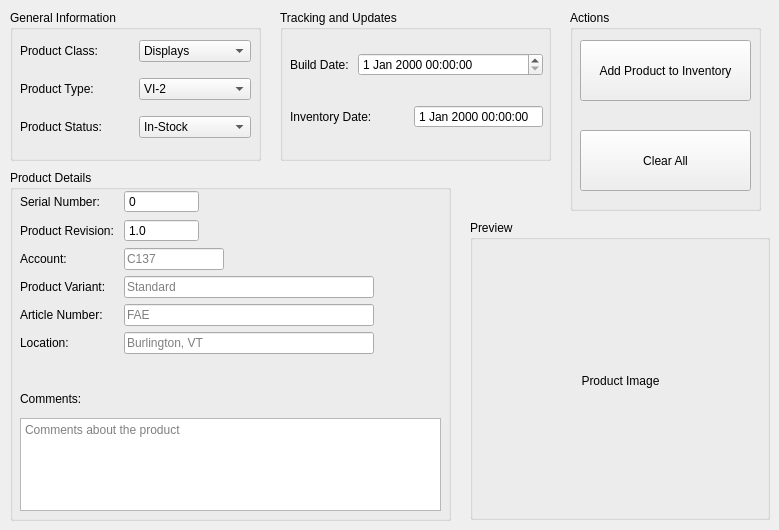
    <widget class="QWidget" name="tab_1">
     <attribute name="title">
      <string>Add Product</string>
     </attribute>
     <widget class="QGroupBox" name="groupBox">
      <property name="geometry">
       <rect>
        <x>10</x>
        <y>10</y>
        <width>251</width>
        <height>151</height>
       </rect>
      </property>
      <property name="title">
       <string>General Information</string>
      </property>
      <widget class="QWidget" name="layoutWidget">
       <property name="geometry">
        <rect>
         <x>10</x>
         <y>20</y>
         <width>231</width>
         <height>121</height>
        </rect>
       </property>
       <layout class="QGridLayout" name="gridLayout">
        <item row="0" column="0">
         <widget class="QLabel" name="productClassLbl">
          <property name="text">
           <string>Product Class:</string>
          </property>
         </widget>
        </item>
        <item row="0" column="1">
         <widget class="QComboBox" name="productClassCmbx">
          <item>
           <property name="text">
            <string>Displays</string>
           </property>
          </item>
          <item>
           <property name="text">
            <string>Cables</string>
           </property>
          </item>
         </widget>
        </item>
        <item row="1" column="0">
         <widget class="QLabel" name="productTyepLbl">
          <property name="text">
           <string>Product Type:</string>
          </property>
         </widget>
        </item>
        <item row="1" column="1">
         <widget class="QComboBox" name="productTypeCmbx">
          <item>
           <property name="text">
            <string>VI-2</string>
           </property>
          </item>
          <item>
           <property name="text">
            <string>VS</string>
           </property>
          </item>
          <item>
           <property name="text">
            <string>V510</string>
           </property>
          </item>
          <item>
           <property name="text">
            <string>V700</string>
           </property>
          </item>
          <item>
           <property name="text">
            <string>V710</string>
           </property>
          </item>
          <item>
           <property name="text">
            <string>V1000</string>
           </property>
          </item>
          <item>
           <property name="text">
            <string>V1200</string>
           </property>
          </item>
          <item>
           <property name="text">
            <string>X900</string>
           </property>
          </item>
          <item>
           <property name="text">
            <string>X1200</string>
           </property>
          </item>
          <item>
           <property name="text">
            <string>X1400</string>
           </property>
          </item>
         </widget>
        </item>
        <item row="2" column="0">
         <widget class="QLabel" name="productStatusLbl">
          <property name="text">
           <string>Product Status:</string>
          </property>
         </widget>
        </item>
        <item row="2" column="1">
         <widget class="QComboBox" name="productStatusCmbx">
          <item>
           <property name="text">
            <string>In-Stock</string>
           </property>
          </item>
          <item>
           <property name="text">
            <string>On-Loan</string>
           </property>
          </item>
          <item>
           <property name="text">
            <string>FAE-Unit</string>
           </property>
          </item>
         </widget>
        </item>
       </layout>
      </widget>
     </widget>
     <widget class="QGroupBox" name="groupBox_2">
      <property name="geometry">
       <rect>
        <x>280</x>
        <y>10</y>
        <width>271</width>
        <height>151</height>
       </rect>
      </property>
      <property name="title">
       <string>Tracking and Updates</string>
      </property>
      <widget class="QWidget" name="layoutWidget">
       <property name="geometry">
        <rect>
         <x>10</x>
         <y>20</y>
         <width>253</width>
         <height>121</height>
        </rect>
       </property>
       <layout class="QGridLayout" name="gridLayout_2">
        <item row="0" column="0">
         <widget class="QLabel" name="buildDateLbl">
          <property name="text">
           <string>Build Date: </string>
          </property>
         </widget>
        </item>
        <item row="0" column="1" colspan="2">
         <widget class="QDateTimeEdit" name="buildDateDTBx"/>
        </item>
        <item row="1" column="0" colspan="2">
         <widget class="QLabel" name="inventoryDateLbl">
          <property name="text">
           <string>Inventory Date:  </string>
          </property>
         </widget>
        </item>
        <item row="1" column="2">
         <widget class="QDateTimeEdit" name="inventoryDateDTBx">
          <property name="buttonSymbols">
           <enum>QAbstractSpinBox::NoButtons</enum>
          </property>
         </widget>
        </item>
       </layout>
      </widget>
     </widget>
     <widget class="QGroupBox" name="groupBox_3">
      <property name="geometry">
       <rect>
        <x>10</x>
        <y>170</y>
        <width>441</width>
        <height>351</height>
       </rect>
      </property>
      <property name="title">
       <string>Product Details</string>
      </property>
      <widget class="QWidget" name="layoutWidget">
       <property name="geometry">
        <rect>
         <x>10</x>
         <y>20</y>
         <width>421</width>
         <height>321</height>
        </rect>
       </property>
       <layout class="QGridLayout" name="gridLayout_3">
        <item row="6" column="0">
         <spacer name="verticalSpacer">
          <property name="orientation">
           <enum>Qt::Vertical</enum>
          </property>
          <property name="sizeHint" stdset="0">
           <size>
            <width>20</width>
            <height>40</height>
           </size>
          </property>
         </spacer>
        </item>
        <item row="5" column="1">
         <widget class="QLineEdit" name="locationBx">
          <property name="maximumSize">
           <size>
            <width>250</width>
            <height>16777215</height>
           </size>
          </property>
          <property name="text">
           <string/>
          </property>
          <property name="placeholderText">
           <string>Burlington, VT</string>
          </property>
         </widget>
        </item>
        <item row="7" column="1">
         <spacer name="horizontalSpacer">
          <property name="orientation">
           <enum>Qt::Horizontal</enum>
          </property>
          <property name="sizeHint" stdset="0">
           <size>
            <width>40</width>
            <height>20</height>
           </size>
          </property>
         </spacer>
        </item>
        <item row="8" column="0" colspan="2">
         <widget class="QTextEdit" name="commentsTbx">
          <property name="maximumSize">
           <size>
            <width>16777215</width>
            <height>100</height>
           </size>
          </property>
          <property name="placeholderText">
           <string>Comments about the product</string>
          </property>
         </widget>
        </item>
        <item row="4" column="1">
         <widget class="QLineEdit" name="articleLineBx">
          <property name="maximumSize">
           <size>
            <width>250</width>
            <height>16777215</height>
           </size>
          </property>
          <property name="placeholderText">
           <string>FAE</string>
          </property>
         </widget>
        </item>
        <item row="6" column="1">
         <spacer name="verticalSpacer_2">
          <property name="orientation">
           <enum>Qt::Vertical</enum>
          </property>
          <property name="sizeHint" stdset="0">
           <size>
            <width>20</width>
            <height>40</height>
           </size>
          </property>
         </spacer>
        </item>
        <item row="1" column="1">
         <widget class="QDoubleSpinBox" name="productRevisionSbx">
          <property name="maximumSize">
           <size>
            <width>75</width>
            <height>16777215</height>
           </size>
          </property>
          <property name="alignment">
           <set>Qt::AlignLeading|Qt::AlignLeft|Qt::AlignVCenter</set>
          </property>
          <property name="buttonSymbols">
           <enum>QAbstractSpinBox::NoButtons</enum>
          </property>
          <property name="decimals">
           <number>1</number>
          </property>
          <property name="value">
           <double>1.000000000000000</double>
          </property>
         </widget>
        </item>
        <item row="2" column="0">
         <widget class="QLabel" name="accountLbl">
          <property name="text">
           <string>Account: </string>
          </property>
         </widget>
        </item>
        <item row="3" column="0">
         <widget class="QLabel" name="productVariantLbl">
          <property name="text">
           <string>Product Variant: </string>
          </property>
         </widget>
        </item>
        <item row="4" column="0">
         <widget class="QLabel" name="articleNumberLbl">
          <property name="text">
           <string>Article Number:</string>
          </property>
         </widget>
        </item>
        <item row="5" column="0">
         <widget class="QLabel" name="locationLbl">
          <property name="text">
           <string>Location:</string>
          </property>
         </widget>
        </item>
        <item row="2" column="1">
         <widget class="QLineEdit" name="accountLineBx">
          <property name="maximumSize">
           <size>
            <width>100</width>
            <height>16777215</height>
           </size>
          </property>
          <property name="placeholderText">
           <string>C137</string>
          </property>
         </widget>
        </item>
        <item row="7" column="0">
         <widget class="QLabel" name="commentsLbl">
          <property name="text">
           <string>Comments:</string>
          </property>
          <property name="alignment">
           <set>Qt::AlignLeading|Qt::AlignLeft|Qt::AlignTop</set>
          </property>
         </widget>
        </item>
        <item row="1" column="0">
         <widget class="QLabel" name="productRevisionLbl">
          <property name="text">
           <string>Product Revision: </string>
          </property>
         </widget>
        </item>
        <item row="0" column="0">
         <widget class="QLabel" name="serialNumberLbl">
          <property name="text">
           <string>Serial Number:</string>
          </property>
         </widget>
        </item>
        <item row="0" column="1">
         <widget class="QSpinBox" name="serialNumberSbx">
          <property name="maximumSize">
           <size>
            <width>75</width>
            <height>16777215</height>
           </size>
          </property>
          <property name="alignment">
           <set>Qt::AlignLeading|Qt::AlignLeft|Qt::AlignVCenter</set>
          </property>
          <property name="buttonSymbols">
           <enum>QAbstractSpinBox::NoButtons</enum>
          </property>
          <property name="maximum">
           <number>999999999</number>
          </property>
         </widget>
        </item>
        <item row="3" column="1">
         <widget class="QLineEdit" name="productVariantBx">
          <property name="maximumSize">
           <size>
            <width>250</width>
            <height>16777215</height>
           </size>
          </property>
          <property name="placeholderText">
           <string>Standard</string>
          </property>
         </widget>
        </item>
       </layout>
      </widget>
     </widget>
     <widget class="QGroupBox" name="groupBox_4">
      <property name="geometry">
       <rect>
        <x>470</x>
        <y>220</y>
        <width>300</width>
        <height>300</height>
       </rect>
      </property>
      <property name="minimumSize">
       <size>
        <width>300</width>
        <height>300</height>
       </size>
      </property>
      <property name="maximumSize">
       <size>
        <width>300</width>
        <height>300</height>
       </size>
      </property>
      <property name="title">
       <string>Preview</string>
      </property>
      <widget class="QLabel" name="productImageLbl">
       <property name="geometry">
        <rect>
         <x>10</x>
         <y>30</y>
         <width>281</width>
         <height>261</height>
        </rect>
       </property>
       <property name="text">
        <string>Product Image</string>
       </property>
       <property name="alignment">
        <set>Qt::AlignCenter</set>
       </property>
      </widget>
     </widget>
     <widget class="QGroupBox" name="groupBox_5">
      <property name="geometry">
       <rect>
        <x>570</x>
        <y>10</y>
        <width>191</width>
        <height>201</height>
       </rect>
      </property>
      <property name="title">
       <string>Actions</string>
      </property>
      <widget class="QPushButton" name="addProductBtn">
       <property name="geometry">
        <rect>
         <x>10</x>
         <y>30</y>
         <width>171</width>
         <height>61</height>
        </rect>
       </property>
       <property name="text">
        <string>Add Product to Inventory</string>
       </property>
      </widget>
      <widget class="QPushButton" name="clearBtn">
       <property name="geometry">
        <rect>
         <x>10</x>
         <y>120</y>
         <width>171</width>
         <height>61</height>
        </rect>
       </property>
       <property name="text">
        <string>Clear All</string>
       </property>
      </widget>
     </widget>
    </widget>
